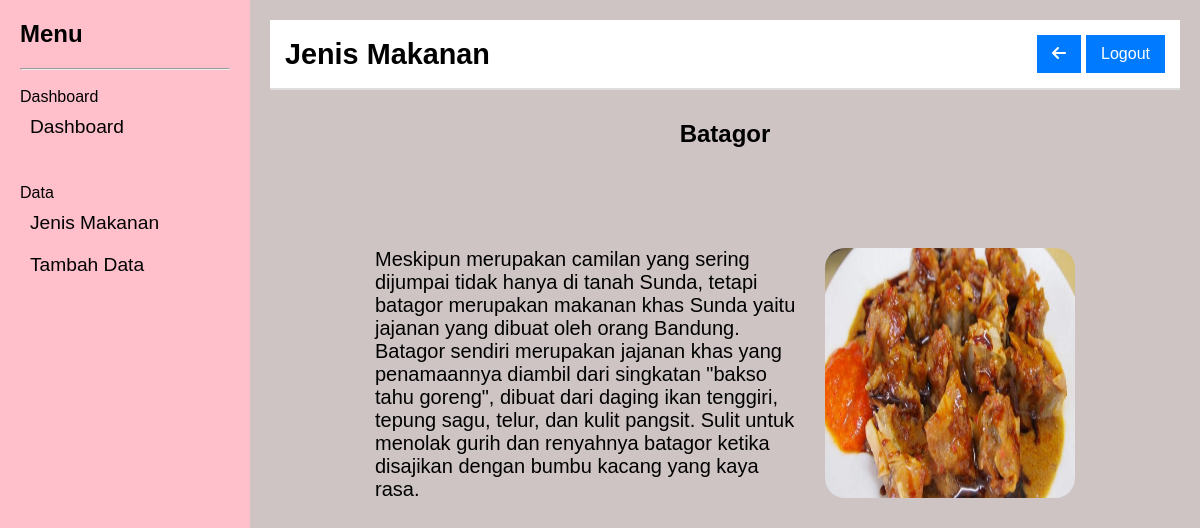
/lihat.php?id=6, run on the app's committed database.
### tables this page shows
CREATE TABLE `jenismakanan` (
  `id` int(11) NOT NULL,
  `name` varchar(25) NOT NULL,
  `image` text NOT NULL,
  `deskripsi` text NOT NULL
);

### lihat.php (the view, shortened to what this page needs)
<?php
require_once "./koneksi.php";
$id = $_GET['id'];
$mkaanan = $db->query("SELECT * FROM jenismakanan WHERE id = $id")->fetch_array();
?>
<!DOCTYPE html>
<html lang="en">
<head>
    <link rel="stylesheet" href="style.css?v=<?= time() ?>" />
    <link rel="stylesheet" href="https://cdnjs.cloudflare.com/ajax/libs/font-awesome/6.6.0/css/all.min.css" />
</head>
<body>
    <div class="container">
        <aside class="sidebar">
            <h2>Menu</h2>
            <hr>
            <br>
            Dashboard
            <ul>
                <li><a href="./">Dashboard</a></li>
            </ul>
            <br>
            <br>
            Data
            <ul>
                <li><a href="./jenismakanan.php">Jenis Makanan</a></li>
                <li><a href="./tambahdata.php">Tambah Data</a></li>
            </ul>
        </aside>
        <main class="main-content">
            <header class="header">
                <h1>Jenis Makanan</h1>
                <div class="user-info">
                    <a href="./jenismakanan.php"><button><i class="fa fa-arrow-left"></i></button></a>
                    <a href="login.php"><button>Logout</button></a>
                </div>
            </header>
            <section class="content">
                <div class="makanan-details">
                    <h1><?= $mkaanan['name'] ?></h1>
                    <div class="makanan-details-row">
                        <img src="uploads/<?= $mkaanan['image'] ?>" alt="XXXX">
                        <p class="makanan-deskripsi">
                            <?= $mkaanan['deskripsi'] ?>
                        </p>
                    </div>
                </div>
            </section>
        </main>
    </div>
</body>
</html>

### style.css (style rules this page uses)
* { margin: 0; padding: 0; box-sizing: border-box; }
body { font-family: Arial, sans-serif; background-color: rgb(206, 196, 196); }
.container { display: flex; height: 100vh; }
.sidebar { width: 250px; height: 100vh; position: fixed; background-color: pink; padding: 20px; }
.sidebar h2 { font-size: 1.5em; margin-bottom: 20px; }
.sidebar ul { list-style-type: none; }
.sidebar ul li { padding: 10px; }
.sidebar ul li a { color: black; text-decoration: none; font-size: 1.2em; }
.main-content { flex-grow: 1; padding: 20px; margin-left: 250px; }
.header { display: flex; justify-content: space-between; align-items: center; background-color: #fff; padding: 15px; border-bottom: 2px solid #ddd; }
.header h1 { font-size: 1.8em; }
.user-info { display: flex; align-items: center; gap: 5px; }
.user-info button { padding: 10px 15px; border: none; background-color: #007bff; color: #fff; font-size: 1em; cursor: pointer; }
.content { display: flex; flex-wrap: wrap; }
.makanan-details { display: flex; flex-direction: column; gap: 100px; width: 700px; margin-top: 30px; align-items: center; margin-left: auto; margin-right: auto; }
.makanan-details-row { display: flex; gap: 20px; flex-direction: row-reverse; justify-content: space-between; }
.makanan-details img { border-radius: 20px; width: 250px; height: 250px; }
.makanan-deskripsi { font-size: 20px; }

### data on the page
jenismakanan: name "Batagor", image (picture), deskripsi "Meskipun merupakan camilan yang sering dijumpai tidak hanya di tanah Sunda, tetapi batagor merupakan makanan khas Sunda yaitu jajanan yang dibuat oleh orang Bandung. Batagor sendiri merupakan jajanan khas yang penamaannya diambil dari singkatan \"bakso tahu goreng\", dibuat dari daging ikan tenggiri, tepung sagu, telur, dan kulit pangsit. Sulit untuk menolak gurih dan renyahnya batagor ketika disajikan dengan bumbu kacang yang kaya rasa."
